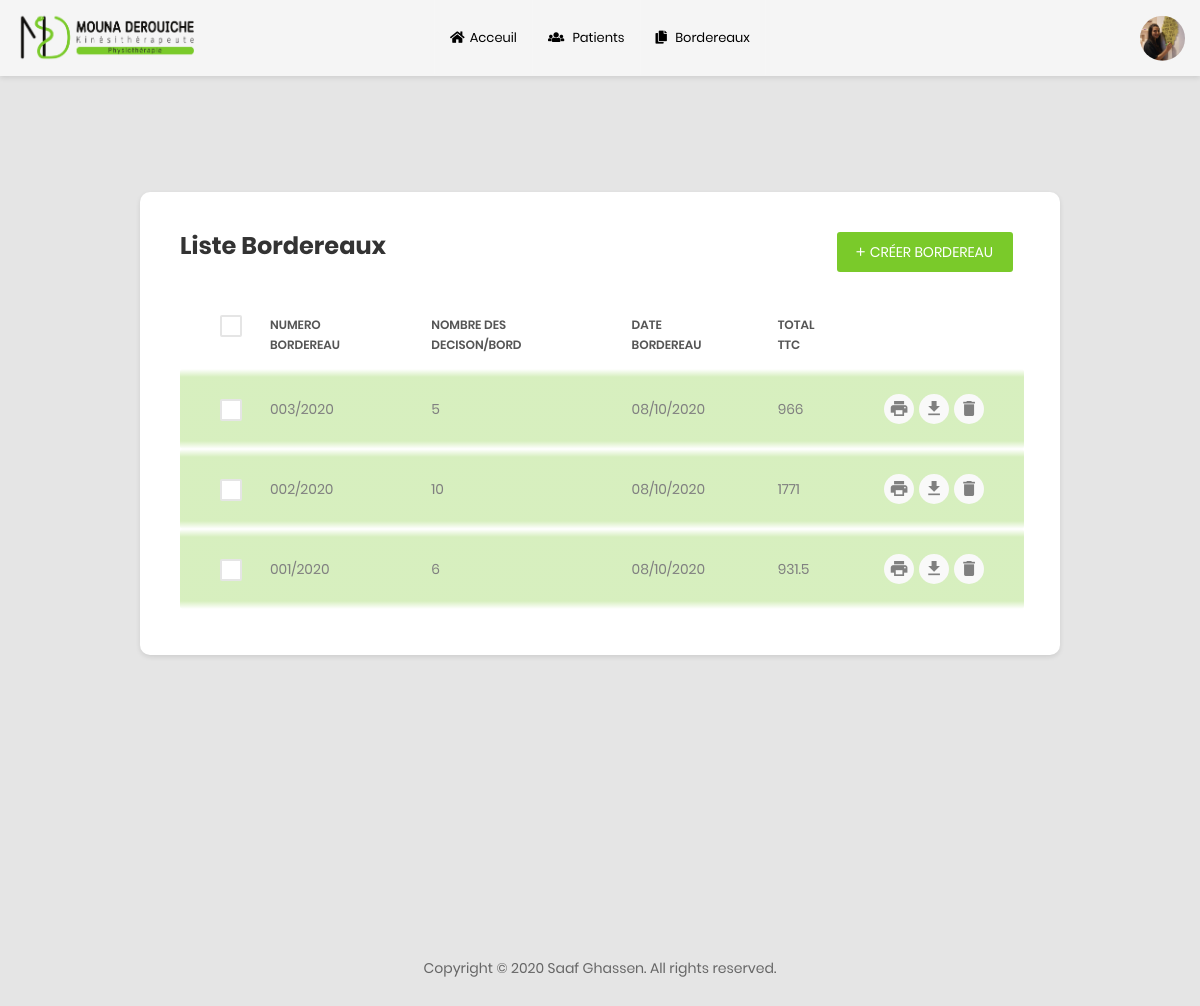
Page /bord.php (signed in) on the committed database.
### tables this page shows
CREATE TABLE IF NOT EXISTS `kine` (
  `code` varchar(20) NOT NULL,
  `cin` int(11) NOT NULL,
  `email` varchar(50) NOT NULL,
  `nom` varchar(20) NOT NULL,
  `prenom` varchar(20) NOT NULL,
  `uname` varchar(20) NOT NULL,
  `pwd` varchar(50) NOT NULL,
  `profeesion` varchar(20) NOT NULL DEFAULT 'Kinesitherapeute',
  `centre_ref` varchar(20) NOT NULL DEFAULT 'Hammamet',
  `mobile` varchar(20) NOT NULL,
  `adresse` varchar(100) NOT NULL,
  `code_prest` varchar(255) NOT NULL,
  `mat_fisc` varchar(255) NOT NULL,
  `banque` varchar(255) NOT NULL,
  `RIB` varchar(255) NOT NULL,
  PRIMARY KEY (`code`),
  UNIQUE KEY `cin` (`cin`)
);

CREATE TABLE IF NOT EXISTS `bordereau` (
  `id` int(11) NOT NULL AUTO_INCREMENT,
  `annee` int(11) NOT NULL,
  `n_bord` varchar(100) NOT NULL,
  `datee` varchar(100) NOT NULL,
  `total_ttc` float NOT NULL,
  `ttc_lettre` varchar(255) NOT NULL,
  PRIMARY KEY (`id`,`annee`)
);

### inc/fonctions.php (called while the page is built, shortened)
<?php
class fonctions
{
    public function getBord($nbor=null)
    {
        $sql="select * from cabinet.bordereau";
        $db = config::getConnexion();
        try
        {
            return $db->query($sql);
        }
        catch (Exception $e)
        {
            die('Erreur: '.$e->getMessage());
        }
    }
    public function getjrf()
    {
        $sql="select * from jour_non_aut ";
        $db = config::getConnexion();
        try
        {
            $u=$db->query($sql);
            return $u;
        }
        catch (Exception $e)
        {
            die('Erreur: '.$e->getMessage());
        }
    }
}

### bord.php (the view, shortened to what this page needs)
<?php include 'inc/header.php';
?>
<div class="main-content" >
    <div class=" section__content--p30">
        <div class="container-fluid">
            <div class="row">
                <div class="col-10 offset-1">
                    <div class="au-card">
                        <div class="table-data__tool">
                            <div class="table-data__tool-left">
                                <h3>Liste Bordereaux</h3>
                            </div>
                            <div class="table-data__tool-right">
                                <button type="button" class="au-btn au-btn-icon au-btn--green au-btn--small" data-toggle="modal" data-target="#addPat" >
                                    <i class="zmdi zmdi-plus"></i>Créer Bordereau</button>
                            </div>
                        </div>
                        <div class="table-responsive table-responsive-data2">
                            <table id="example" class="table table-data2">
                                <thead>
                                <tr>
                                    <th>
                                        <label class="au-checkbox">
                                            <span class="au-checkmark"></span>
                                        </label>
                                    </th>
                                    <th>Numero Bordereau</th>
                                    <th>Nombre des decison/Bord</th>
                                    <th>Date Bordereau</th>
                                    <th>Total TTC</th>
                                    <th></th>
                                </tr>
                                </thead>
                                <tbody>
                                <?php
                                $x=1;
                                $bord=$f->getBord();
                                foreach ($bord as $b)
                                {
                                    $nF=$f->nbF($b["n_bord"]);
                                    $ss=0;
                                    foreach ($nF as $zlebya)
                                    {
                                        $ss++;
                                    }
                                        echo'
                                        <tr style="background: rgb(255,255,255);background: linear-gradient(180deg, rgba(255,255,255,0.3) 0%, rgba(122,202,42,0.3) 10%, rgba(122,202,42,0.3) 50%, rgba(122,202,42,0.3) 90%, rgba(255,255,255,0.3) 100%);" class="tr-shadow ">
                                            <td>
                                                <label class="au-checkbox">
                                                    <span class="au-checkmark"></span>
                                                </label>
                                            </td>
                                            <td>'.$b["n_bord"].'</td>
                                            <td>'.$ss.'</td>
                                            <td>'.$b["datee"].'</td>
                                            <td>'.$b["total_ttc"].'</td>
                                            <td>
                                                <div class="table-data-feature">
                                                    <button class="item" data-toggle="tooltip" data-placement="top" title="Imprimer Bordereau">
                                                        <a target="_blank" href="printB.php?n_bord='.$b["n_bord"].'"><i class="zmdi zmdi-print"></i></a>
                                                    </button>
                                                    <button class="item" data-toggle="tooltip" data-placement="top" title="Telecharger fichier echange">
                                                        <a target="_blank" href="b/bordereau-'.substr($b["n_bord"],0,3).'-'.substr($b["datee"],6).'.txt" download><i class="zmdi zmdi-download" ></i></a>
                                                    </button>
                                                    <button class="item" data-toggle="modal" data-target="#del'.$x.'" data-placement="top" title="Delete">
                                                        <i class="zmdi zmdi-delete"></i>
                                                    </button>
                                                    <div class="modal fade" id="del'.$x.'" tabindex="-1" role="dialog" aria-labelledby="myModalLabel" aria-hidden="false">
                                                              <input type="text" id="orangeForm-name" name="" class="form-control validate text-center" value="'.$b["n_bord"].'" disabled>
                                                            <input type="hidden" name="num_bor" value="'.$b["n_bord"].'">
                                                    </div>
                                                </div>
                                            </td>
                                        </tr>
                                        ';
                                }
                                ?>
                                </tbody>
                            </table>
                        </div>
                    </div>
                </div>
            </div>
        </div>
    </div>
</div>
<?php include 'inc/footer.php';?>

### inc/header.php (shortened to what this page needs)
<!DOCTYPE html>
<html lang="en">
<?php
include 'inc/fonctions.php';
$f=new fonctions();
$u=$f->getKine($_SESSION['cin']);
$jf=$f->getjrf();
foreach ($u as $t)
{
?>
<head>
    <link href="css/font-face.css" rel="stylesheet" media="all">
    <link href="vendor/font-awesome-4.7/css/font-awesome.min.css" rel="stylesheet" media="all">
    <link href="vendor/font-awesome-5/css/fontawesome-all.min.css" rel="stylesheet" media="all">
    <link href="vendor/mdi-font/css/material-design-iconic-font.min.css" rel="stylesheet" media="all">
    <link href="vendor/bootstrap-4.1/bootstrap.min.css" rel="stylesheet" media="all">
    <link href="vendor/animsition/animsition.min.css" rel="stylesheet" media="all">
    <link rel="stylesheet" href="https://cdnjs.cloudflare.com/ajax/libs/twitter-bootstrap/4.1.3/css/bootstrap.css" media="all">
    <link rel="stylesheet" href="https://cdn.datatables.net/1.10.21/css/dataTables.bootstrap4.min.css" media="all">
    <link href="vendor/bootstrap-progressbar/bootstrap-progressbar-3.3.4.min.css" rel="stylesheet" media="all">
    <link href="vendor/wow/animate.css" rel="stylesheet" media="all">
    <link href="vendor/css-hamburgers/hamburgers.min.css" rel="stylesheet" media="all">
    <link href="vendor/slick/slick.css" rel="stylesheet" media="all">
    <link href="vendor/select2/select2.min.css" rel="stylesheet" media="all">
    <link href="vendor/perfect-scrollbar/perfect-scrollbar.css" rel="stylesheet" media="all">
    <link href='vendor/fullcalendar-3.10.0/fullcalendar.css' rel='stylesheet' media="all" />
    <link href="css/theme.css" rel="stylesheet" media="all">
</head>
<body class="animsition">
<div class="page-wrapper">
    <header class="header-desktop3 d-none  d-lg-block" style="background: whitesmoke">
        <div class="section__content section__content--p35">
            <div class="header3-wrap">
                <div class="header__logo">
                    <a href="#">
                        <img width="179px" height="52px" src="images/icon/mouna-logo.png" alt="CoolAdmin" />
                    </a>
                </div>
                <div class="header__navbar" >
                    <ul class="list-unstyled">
                        <li class="has-sub">
                            <a href="index.php">
                                <i class="fas fa-home"></i>Acceuil
                            </a>
                        </li>
                        <li>
                            <a href="patients.php">
                                <i class="fas fa-users"></i>
                                <span class="bot-line"></span>Patients</a>
                        </li>
                        <li>
                            <a href="bord.php">
                                <i class="fas fa-copy"></i>
                                <span class="bot-line"></span>Bordereaux</a>
                        </li>
                    </ul>
                </div>
                <div class="header__tool">
                    <div class="account-wrap">
                        <div class="account-item account-item--style2 clearfix js-item-menu">
                            <div class="image">
                                <img src="images/icon/avatar-01.jpg" alt="pic" />
                            </div>
                        </div>
                    </div>
                </div>
            </div>
        </div>
    </header>
<?php
}
?>

### inc/footer.php (shortened to what this page needs)
<section class="p-t-60 p-b-20">
    <div class="container">
        <div class="row">
            <div class="col-md-12">
                <div class="copyright">
                    <p>Copyright © 2020 Saaf Ghassen. All rights reserved.</p>
                </div>
            </div>
        </div>
    </div>
</section>
</div>
</body>
</html>

### rows in the picture
bordereau: n_bord "003/2020", ss "5", datee "08/10/2020", total_ttc "966"
bordereau: n_bord "002/2020", ss "10", datee "08/10/2020", total_ttc "1771"
bordereau: n_bord "001/2020", ss "6", datee "08/10/2020", total_ttc "931.5"
